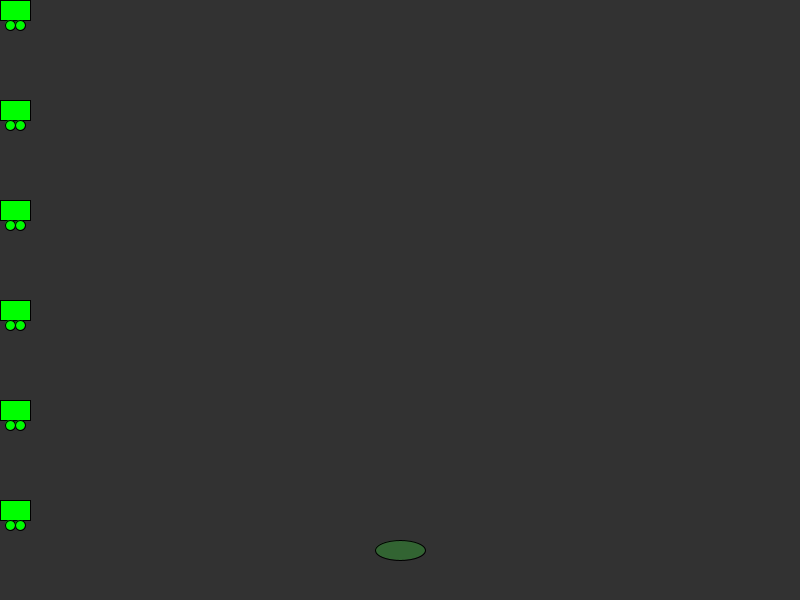
Frame 1 (no input)
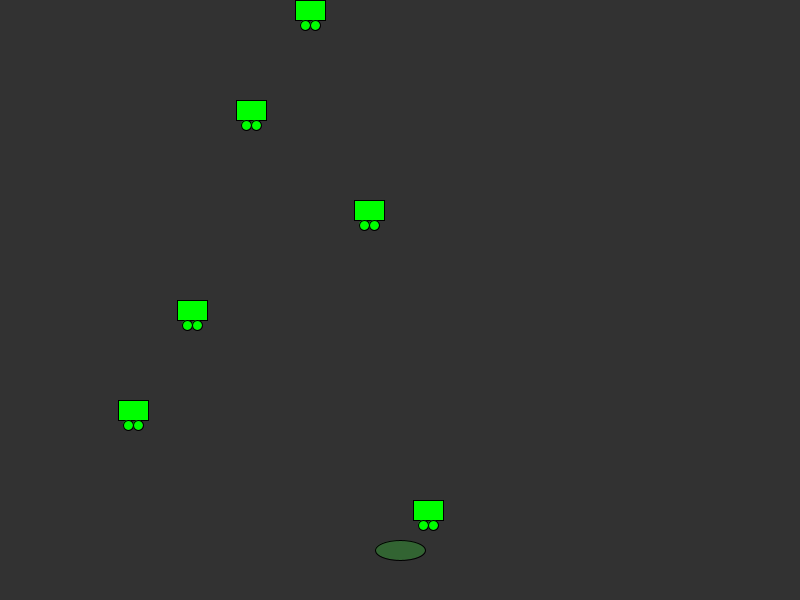
Frame 60 (the mouse pressed at the canvas centre just before this capture)
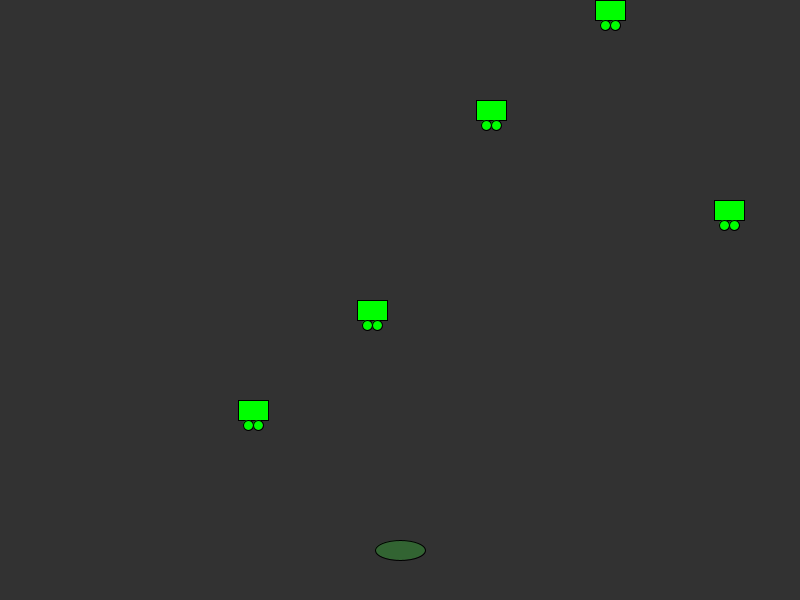
Frame 120 (the mouse held since frame 60 and released just before this capture)

The Processing sketch that drew these frames (run headless with seeded random() and noise(); from frame 60 on, the mouse is pressed at the canvas centre):

// Processing sketch: Frogger
// ── Frogger.pde
int frogDistance = 50;
int frogX = 400;
int frogY = 550;
 Car a = new Car(0,0, 5);
  Car b = new Car(0,100, 4);
   Car c = new Car(0,200, 6);
    Car d = new Car(0,300, 3);
     Car e = new Car(0,400, 2);
      Car f = new Car(0,500, 7);
void setup(){
  size(800,600);

}
void draw(){
 background(50,50,50);
 fill(50,100,50);
 ellipse(frogX, frogY, 50, 20);
   intersects(a);

 a.display();
 a.carSpeedClass();
  b.display();
 b.carSpeedClass();
  c.display();
 c.carSpeedClass();
  d.display();
 d.carSpeedClass();
  e.display();
 e.carSpeedClass();
  f.display();
 f.carSpeedClass();
}
void keyPressed()
{
    if(key == CODED){
        if(keyCode == UP)
        {
          if (frogY>10)
          frogY-=20;

            //Frog Y position goes up
        }
        else if(keyCode == DOWN)
        {
           if (frogY<590)
          frogY+=20;

          //Frog Y position goes down 
        }
        else if(keyCode == RIGHT)
        {
          if (frogX<771)
          frogX+=20;
            //Frog X position goes right
        }
        else if(keyCode == LEFT)
        {
                    if (frogX>29)
          frogX-=20;

          
            //Frog X position goes left
        }
    }
}

boolean intersects(Car a) {
 if ((frogY > a.getY() && frogY < a.getY()+30) &&
                (frogX > a.getX() && frogX < a.getX()+30)) {
      println("You've been hit!");
                  return true;

  }
 else  {
  return false;
 }
}

// ── Car.pde
public class Car{
  int carX;int carY;int carSpeed;
  int r = (int)random(10)+1;
  Car(int carX, int carY, int carSpeed){
  this.carX=carX;
  this.carY=carY;
  this.carSpeed=carSpeed;
}
void carSpeedClass(){
 this.carX=carX+carSpeed;
}
void display(){
  fill(0,255,0);
  rect(carX, carY, 30, 20);
  ellipse(carX+10, carY+25, 10, 10);
  ellipse(carX+20, carY+25, 10, 10);
  if (carX>900){
   carX=-50;
   this.carSpeed= (int)random(5)+5;
  }
}
int getX(){
  return carX;
}
int getY(){
  return carY;
}
int getSize(){
  return carX;
}
}
